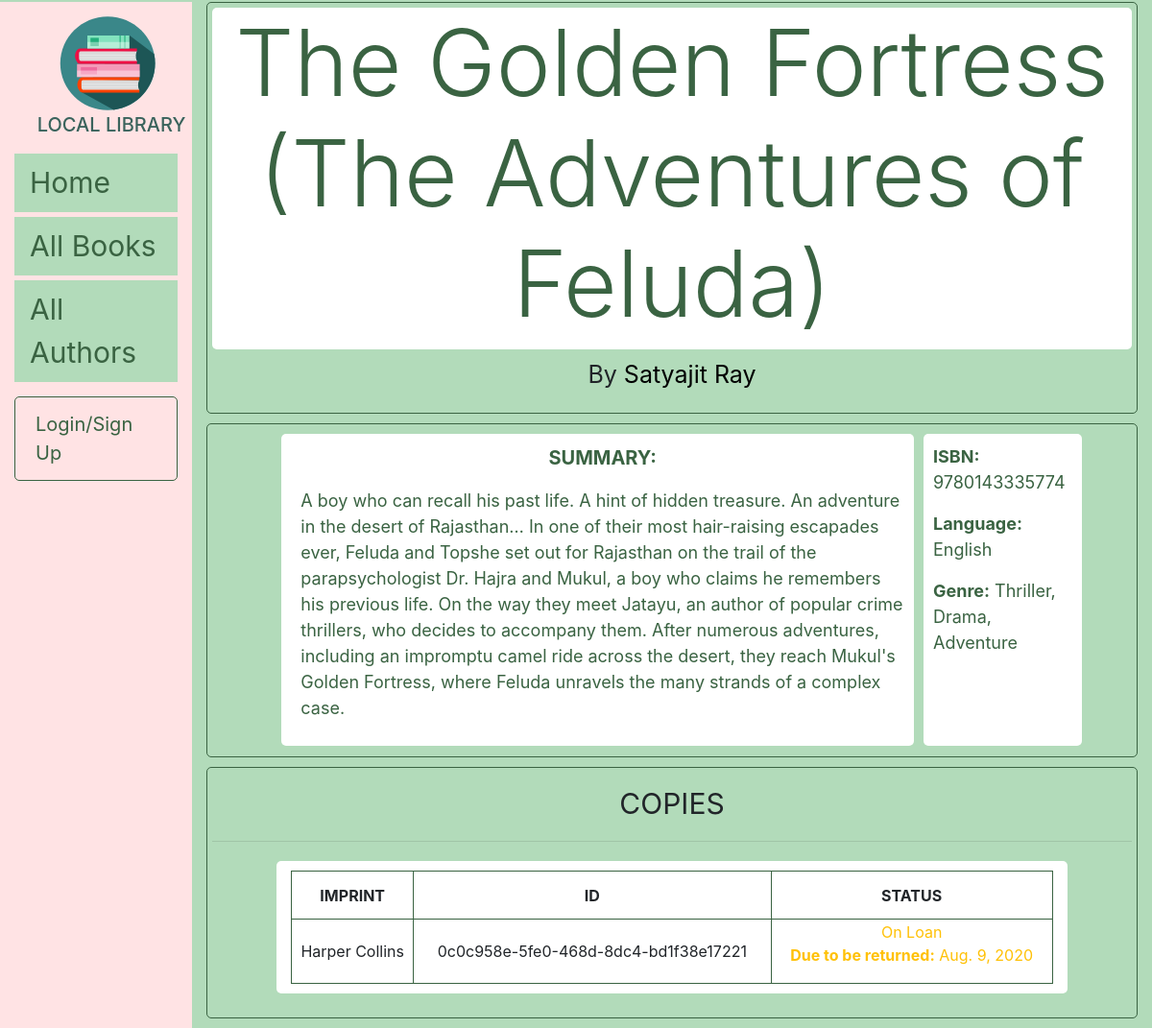
Page /catalog/book/18 on the earlier database version.
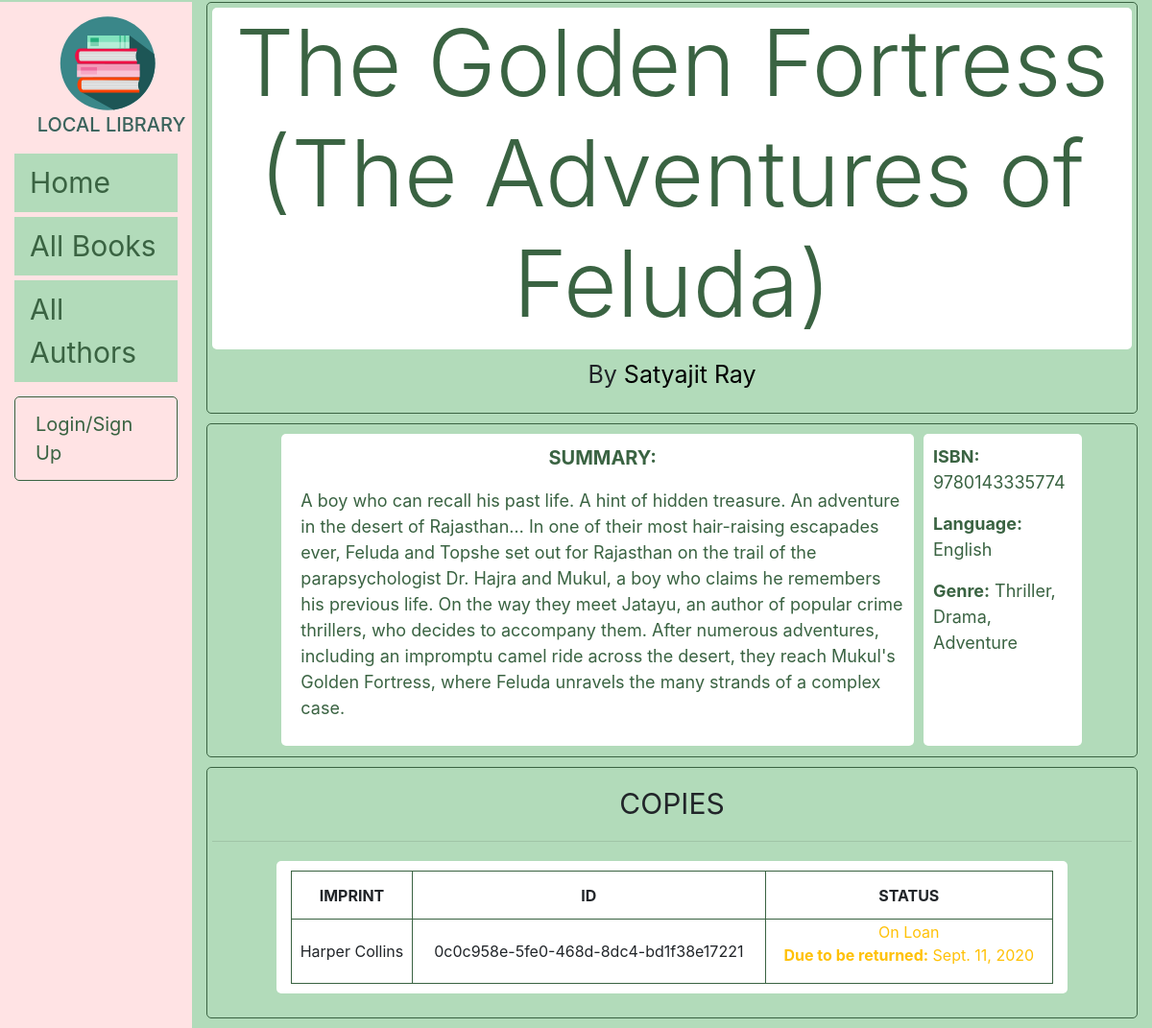
Same page on the later database version.
### catalog/models.py (models this page shows, shortened)
class BookInstance(models.Model):
    id = models.UUIDField(primary_key=True, default=uuid.uuid4, help_text='Unique ID for this particular book across whole library')
    book = models.ForeignKey('Book', on_delete=models.SET_NULL, null=True)
    imprint = models.CharField(max_length = 200)
    due_back = models.DateField(null=True, blank=True)
    borrower = models.ForeignKey(User, on_delete=models.SET_NULL, null=True, blank=True)
    LOAN_STATUS = (
        ('m', 'Maintenance'),
        ('o', 'On Loan'),
        ('a', 'Available'),
        ('r', 'Reserved'),
    )
    status = models.CharField(
        max_length = 1,
        choices = LOAN_STATUS,
        blank = True,
        default = 'm',
        help_text = 'Book Availability',
    )
    class Meta:
        ordering = ['due_back']
        permissions = (("can_mark_returned", "Set book as returned"),)

### catalog/views.py (the view)
# urls.py: path('book/<int:pk>', views.BookDetailView.as_view(), name='book-detail'),
class BookDetailView(generic.DetailView):
    model = Book

### catalog/models.py (called while the page is built)
    def __str__(self):
        return self.name

    def __str__(self):
        return self.name

    def __str__(self):
        return f'{self.first_name} {self.last_name}'

### catalog/templates/catalog/book_detail.html
{% extends "base_generic.html" %}
{% block content %}
	<div style="border-style:solid;border-color:#3a6342;border-width:1px;border-radius:5px;padding:5px;margin-bottom:10px;margin-top:2px;">
  		<h1 class="display-1" style="background-color:white;border-radius:5px;color:#3a6342;padding-bottom:10px;">{{ book.title }}</h1>
  		<p style="text-align:center;font-size:25px;"> By <a href="{% url 'author-detail' book.author.pk %}" style="color:black;">{{ book.author }}</a></p>
  	</div>
	<div class="container" style="border-style:solid;border-color:#3a6342;border-width:1px;border-radius:5px;padding:5px;margin-bottom:10px;margin-top:2px;">
		<div class="row">
			<div class="col-1"></div>
			<div class="col-8" style="background-color:white;border-radius:5px;color:#3a6342;padding:10px;padding-left:20px; margin:5px;">
				<p style="text-align:center;font-size:20px;"><strong>SUMMARY:</strong></p>
				<p style="font-size:18px;"> {{ book.summary }} </p>
			</div>
			<div class="col-2" style="font-size:18px;background-color:white;border-radius:5px;color:#3a6342;padding:10px;margin:5px;">
				<p><strong>ISBN:</strong> {{ book.isbn }}</p>
  				<p><strong>Language:</strong> {{ book.language }}</p>
  				<p><strong>Genre:</strong> {{ book.genre.all|join:", " }}</p>
			</div>
			<div class="col-1"></div>
		</div>
	</div>
	<div class="container" style="border-style:solid;border-color:#3a6342;border-width:1px;border-radius:5px;padding:5px;margin-bottom:10px;margin-top:2px;">
		<div class="row" style="margin-top:10px;margin-bottom:10px;">
			<div class="col-12">
				<div style="text-align:center;font-size:30px;margin-left:50px;margin-right:50px;border-radius:5px;">COPIES</div>
			</div>
		</div>
		<hr>
		<div class="row" style="margin-top:20px; margin-bottom:20px;">
			<div class="col-1"></div>
			<div class="col-10" style="background-color:white;border-radius:5px;">
				<table style="width:100%;border-collapse:collapse;margin-bottom:10px;margin-top:10px;">
			    	<tr style="height:50px;text-align:center;">
			    		<th style="border: 1px solid #3a6342;">IMPRINT</th>
			    		<th style="border: 1px solid #3a6342;">ID</th>
			    		<th style="border: 1px solid #3a6342;">STATUS</th>
			    	</tr>
			    	{% for copy in book.bookinstance_set.all %}
			    	<tr style="height:30px;text-align:center;">
			    		<td style="border: 1px solid #3a6342;">{{ copy.imprint }}</td>
			    		<td style="border: 1px solid #3a6342;">{{ copy.id }}</td>
			    		<td class="{% if copy.status == 'a' %}text-success{% elif copy.status == 'm' %}text-danger{% else %}text-warning{% endif %}" style="border: 1px solid #3a6342;">
			    			{{ copy.get_status_display }}
			    			{% if copy.status != 'a' %}
			        			<p><strong>Due to be returned:</strong> {{ copy.due_back }}</p>
			      			{% endif %}
			    		</td>
			    	</tr>
			    	{% endfor %}
			    </table>
			</div>
			<div class="col-1"></div>
		</div>
	</div>
{% endblock %}

Differences in the rows shown:
changed BookInstance "Harper Collins": due_back "Aug. 9, 2020" → "Sept. 11, 2020"
